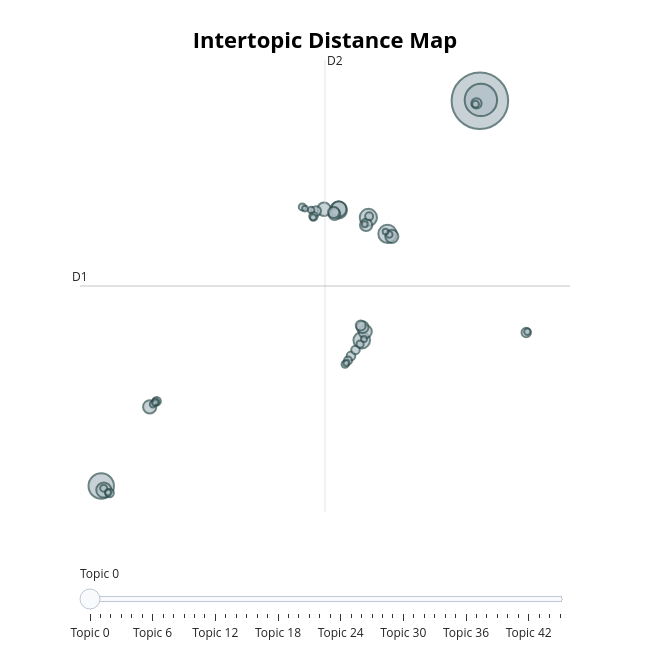

The code cell stored with this chart in its notebook:
### Code cell
# Visualisasi interaktif peta topik BERTopic Skenario B.

try:
    fig_topik_B = topic_model_B.visualize_topics()
    path_html_topik_B = RESULTS_DIR / "peta_topik_skenario_B.html"
    fig_topik_B.write_html(str(path_html_topik_B))
    print(f"Peta topik interaktif disimpan di: {path_html_topik_B}")
    fig_topik_B.show()
except Exception as e:
    print(f"Visualisasi interaktif tidak dapat dibuat: {e}")

### Figure 1 — Plotly figure (JSON) as saved in the notebook; plotly's stock layout.template omitted (floating-point values rounded to 4 significant figures; data arrays with more than 128 entries replaced by an {"elided": "..."} marker saying what was removed)
{"data": [{"customdata": {"elided": "46x3 mixed values"}, "hovertemplate": "<b>Topic %{customdata[0]}</b><br>%{customdata[1]}<br>Size: %{customdata[2]}", "legendgroup": "", "marker": {"color": "#B0BEC5", "line": {"color": "DarkSlateGrey", "width": 2}, "size": [980, 322, 198, 103, 91, 86, 84, 72, 70, 55, 54, 54, 53, 46, 43, 41, 39, 32, 30, 30, 27, 23, 22, 22, 22, 21, 20, 20, 18, 16, 15, 15, 15, 14, 13, 13, 12, 12, 12, 11, 11, 11, 11, 11, 10, 10], "sizemode": "area", "sizeref": 0.6125, "symbol": "circle"}, "mode": "markers", "name": "", "orientation": "v", "showlegend": false, "type": "scatter", "x": [14.42, 14.49, -8.608, 8.803, 7.641, 5.828, 7.237, 5.842, -8.45, 4.947, 7.447, -5.658, 9.067, 7.504, 7.289, 5.584, 5.534, 14.21, 4.456, 7.177, 17.24, 6.584, 4.305, 6.858, -8.099, -5.232, 6.403, 7.687, -5.304, 7.139, 3.621, -8.46, 6.224, 14.16, 4.164, 8.917, -5.463, 4.282, 17.31, -8.191, 7.375, 6.306, 7.422, -5.326, 8.683, 3.784], "xaxis": "x", "y": [20.3, 20.36, -9.19, 10.11, 11.37, 11.94, 1.963, 12.01, -9.499, 11.99, 2.63, -3.128, 9.923, 10.79, 2.964, 11.62, 11.76, 20.09, 11.85, 3.097, 2.561, 0.7689, 11.46, 1.228, -9.722, -2.701, 0.413, 11.45, -2.774, 1.672, 12.17, -9.357, 0.1303, 20.04, 11.94, 10.06, -2.932, 11.38, 2.618, -9.681, 2.068, 0.235, 10.85, -2.795, 10.29, 12.05], "yaxis": "y"}], "layout": {"annotations": [{"showarrow": false, "text": "D1", "x": -9.899, "y": 6.12, "yshift": 10}, {"showarrow": false, "text": "D2", "x": 5.003, "xshift": 10, "y": 23.42}], "height": 650, "hoverlabel": {"bgcolor": "white", "font": {"family": "Rockwell", "size": 16}}, "legend": {"itemsizing": "constant", "tracegroupgap": 0}, "margin": {"t": 60}, "shapes": [{"line": {"color": "#CFD8DC", "width": 2}, "type": "line", "x0": 5.003, "x1": 5.003, "y0": -11.18, "y1": 23.42}, {"line": {"color": "#9E9E9E", "width": 2}, "type": "line", "x0": -9.899, "x1": 19.91, "y0": 6.12, "y1": 6.12}], "sliders": [{"active": 0, "pad": {"t": 50}, "steps": [{"args": [{"marker.color": [["red", "#B0BEC5", "#B0BEC5", "#B0BEC5", "#B0BEC5", "#B0BEC5", "#B0BEC5", "#B0BEC5", "#B0BEC5", "#B0BEC5", "#B0BEC5", "#B0BEC5", "#B0BEC5", "#B0BEC5", "#B0BEC5", "#B0BEC5", "#B0BEC5", "#B0BEC5", "#B0BEC5", "#B0BEC5", "#B0BEC5", "#B0BEC5", "#B0BEC5", "#B0BEC5", "#B0BEC5", "#B0BEC5", "#B0BEC5", "#B0BEC5", "#B0BEC5", "#B0BEC5", "#B0BEC5", "#B0BEC5", "#B0BEC5", "#B0BEC5", "#B0BEC5", "#B0BEC5", "#B0BEC5", "#B0BEC5", "#B0BEC5", "#B0BEC5", "#B0BEC5", "#B0BEC5", "#B0BEC5", "#B0BEC5", "#B0BEC5", "#B0BEC5"]]}], "label": "Topic 0", "method": "update"}, {"args": [{"marker.color": [["#B0BEC5", "red", "#B0BEC5", "#B0BEC5", "#B0BEC5", "#B0BEC5", "#B0BEC5", "#B0BEC5", "#B0BEC5", "#B0BEC5", "#B0BEC5", "#B0BEC5", "#B0BEC5", "#B0BEC5", "#B0BEC5", "#B0BEC5", "#B0BEC5", "#B0BEC5", "#B0BEC5", "#B0BEC5", "#B0BEC5", "#B0BEC5", "#B0BEC5", "#B0BEC5", "#B0BEC5", "#B0BEC5", "#B0BEC5", "#B0BEC5", "#B0BEC5", "#B0BEC5", "#B0BEC5", "#B0BEC5", "#B0BEC5", "#B0BEC5", "#B0BEC5", "#B0BEC5", "#B0BEC5", "#B0BEC5", "#B0BEC5", "#B0BEC5", "#B0BEC5", "#B0BEC5", "#B0BEC5", "#B0BEC5", "#B0BEC5", "#B0BEC5"]]}], "label": "Topic 1", "method": "update"}, {"args": [{"marker.color": [["#B0BEC5", "#B0BEC5", "red", "#B0BEC5", "#B0BEC5", "#B0BEC5", "#B0BEC5", "#B0BEC5", "#B0BEC5", "#B0BEC5", "#B0BEC5", "#B0BEC5", "#B0BEC5", "#B0BEC5", "#B0BEC5", "#B0BEC5", "#B0BEC5", "#B0BEC5", "#B0BEC5", "#B0BEC5", "#B0BEC5", "#B0BEC5", "#B0BEC5", "#B0BEC5", "#B0BEC5", "#B0BEC5", "#B0BEC5", "#B0BEC5", "#B0BEC5", "#B0BEC5", "#B0BEC5", "#B0BEC5", "#B0BEC5", "#B0BEC5", "#B0BEC5", "#B0BEC5", "#B0BEC5", "#B0BEC5", "#B0BEC5", "#B0BEC5", "#B0BEC5", "#B0BEC5", "#B0BEC5", "#B0BEC5", "#B0BEC5", "#B0BEC5"]]}], "label": "Topic 2", "method": "update"}, {"args": [{"marker.color": [["#B0BEC5", "#B0BEC5", "#B0BEC5", "red", "#B0BEC5", "#B0BEC5", "#B0BEC5", "#B0BEC5", "#B0BEC5", "#B0BEC5", "#B0BEC5", "#B0BEC5", "#B0BEC5", "#B0BEC5", "#B0BEC5", "#B0BEC5", "#B0BEC5", "#B0BEC5", "#B0BEC5", "#B0BEC5", "#B0BEC5", "#B0BEC5", "#B0BEC5", "#B0BEC5", "#B0BEC5", "#B0BEC5", "#B0BEC5", "#B0BEC5", "#B0BEC5", "#B0BEC5", "#B0BEC5", "#B0BEC5", "#B0BEC5", "#B0BEC5", "#B0BEC5", "#B0BEC5", "#B0BEC5", "#B0BEC5", "#B0BEC5", "#B0BEC5", "#B0BEC5", "#B0BEC5", "#B0BEC5", "#B0BEC5", "#B0BEC5", "#B0BEC5"]]}], "label": "Topic 3", "method": "update"}, {"args": [{"marker.color": [["#B0BEC5", "#B0BEC5", "#B0BEC5", "#B0BEC5", "red", "#B0BEC5", "#B0BEC5", "#B0BEC5", "#B0BEC5", "#B0BEC5", "#B0BEC5", "#B0BEC5", "#B0BEC5", "#B0BEC5", "#B0BEC5", "#B0BEC5", "#B0BEC5", "#B0BEC5", "#B0BEC5", "#B0BEC5", "#B0BEC5", "#B0BEC5", "#B0BEC5", "#B0BEC5", "#B0BEC5", "#B0BEC5", "#B0BEC5", "#B0BEC5", "#B0BEC5", "#B0BEC5", "#B0BEC5", "#B0BEC5", "#B0BEC5", "#B0BEC5", "#B0BEC5", "#B0BEC5", "#B0BEC5", "#B0BEC5", "#B0BEC5", "#B0BEC5", "#B0BEC5", "#B0BEC5", "#B0BEC5", "#B0BEC5", "#B0BEC5", "#B0BEC5"]]}], "label": "Topic 4", "method": "update"}, {"args": [{"marker.color": [["#B0BEC5", "#B0BEC5", "#B0BEC5", "#B0BEC5", "#B0BEC5", "red", "#B0BEC5", "#B0BEC5", "#B0BEC5", "#B0BEC5", "#B0BEC5", "#B0BEC5", "#B0BEC5", "#B0BEC5", "#B0BEC5", "#B0BEC5", "#B0BEC5", "#B0BEC5", "#B0BEC5", "#B0BEC5", "#B0BEC5", "#B0BEC5", "#B0BEC5", "#B0BEC5", "#B0BEC5", "#B0BEC5", "#B0BEC5", "#B0BEC5", "#B0BEC5", "#B0BEC5", "#B0BEC5", "#B0BEC5", "#B0BEC5", "#B0BEC5", "#B0BEC5", "#B0BEC5", "#B0BEC5", "#B0BEC5", "#B0BEC5", "#B0BEC5", "#B0BEC5", "#B0BEC5", "#B0BEC5", "#B0BEC5", "#B0BEC5", "#B0BEC5"]]}], "label": "Topic 5", "method": "update"}, {"args": [{"marker.color": [["#B0BEC5", "#B0BEC5", "#B0BEC5", "#B0BEC5", "#B0BEC5", "#B0BEC5", "red", "#B0BEC5", "#B0BEC5", "#B0BEC5", "#B0BEC5", "#B0BEC5", "#B0BEC5", "#B0BEC5", "#B0BEC5", "#B0BEC5", "#B0BEC5", "#B0BEC5", "#B0BEC5", "#B0BEC5", "#B0BEC5", "#B0BEC5", "#B0BEC5", "#B0BEC5", "#B0BEC5", "#B0BEC5", "#B0BEC5", "#B0BEC5", "#B0BEC5", "#B0BEC5", "#B0BEC5", "#B0BEC5", "#B0BEC5", "#B0BEC5", "#B0BEC5", "#B0BEC5", "#B0BEC5", "#B0BEC5", "#B0BEC5", "#B0BEC5", "#B0BEC5", "#B0BEC5", "#B0BEC5", "#B0BEC5", "#B0BEC5", "#B0BEC5"]]}], "label": "Topic 6", "method": "update"}, {"args": [{"marker.color": [["#B0BEC5", "#B0BEC5", "#B0BEC5", "#B0BEC5", "#B0BEC5", "#B0BEC5", "#B0BEC5", "red", "#B0BEC5", "#B0BEC5", "#B0BEC5", "#B0BEC5", "#B0BEC5", "#B0BEC5", "#B0BEC5", "#B0BEC5", "#B0BEC5", "#B0BEC5", "#B0BEC5", "#B0BEC5", "#B0BEC5", "#B0BEC5", "#B0BEC5", "#B0BEC5", "#B0BEC5", "#B0BEC5", "#B0BEC5", "#B0BEC5", "#B0BEC5", "#B0BEC5", "#B0BEC5", "#B0BEC5", "#B0BEC5", "#B0BEC5", "#B0BEC5", "#B0BEC5", "#B0BEC5", "#B0BEC5", "#B0BEC5", "#B0BEC5", "#B0BEC5", "#B0BEC5", "#B0BEC5", "#B0BEC5", "#B0BEC5", "#B0BEC5"]]}], "label": "Topic 7", "method": "update"}, {"args": [{"marker.color": [["#B0BEC5", "#B0BEC5", "#B0BEC5", "#B0BEC5", "#B0BEC5", "#B0BEC5", "#B0BEC5", "#B0BEC5", "red", "#B0BEC5", "#B0BEC5", "#B0BEC5", "#B0BEC5", "#B0BEC5", "#B0BEC5", "#B0BEC5", "#B0BEC5", "#B0BEC5", "#B0BEC5", "#B0BEC5", "#B0BEC5", "#B0BEC5", "#B0BEC5", "#B0BEC5", "#B0BEC5", "#B0BEC5", "#B0BEC5", "#B0BEC5", "#B0BEC5", "#B0BEC5", "#B0BEC5", "#B0BEC5", "#B0BEC5", "#B0BEC5", "#B0BEC5", "#B0BEC5", "#B0BEC5", "#B0BEC5", "#B0BEC5", "#B0BEC5", "#B0BEC5", "#B0BEC5", "#B0BEC5", "#B0BEC5", "#B0BEC5", "#B0BEC5"]]}], "label": "Topic 8", "method": "update"}, {"args": [{"marker.color": [["#B0BEC5", "#B0BEC5", "#B0BEC5", "#B0BEC5", "#B0BEC5", "#B0BEC5", "#B0BEC5", "#B0BEC5", "#B0BEC5", "red", "#B0BEC5", "#B0BEC5", "#B0BEC5", "#B0BEC5", "#B0BEC5", "#B0BEC5", "#B0BEC5", "#B0BEC5", "#B0BEC5", "#B0BEC5", "#B0BEC5", "#B0BEC5", "#B0BEC5", "#B0BEC5", "#B0BEC5", "#B0BEC5", "#B0BEC5", "#B0BEC5", "#B0BEC5", "#B0BEC5", "#B0BEC5", "#B0BEC5", "#B0BEC5", "#B0BEC5", "#B0BEC5", "#B0BEC5", "#B0BEC5", "#B0BEC5", "#B0BEC5", "#B0BEC5", "#B0BEC5", "#B0BEC5", "#B0BEC5", "#B0BEC5", "#B0BEC5", "#B0BEC5"]]}], "label": "Topic 9", "method": "update"}, {"args": [{"marker.color": [["#B0BEC5", "#B0BEC5", "#B0BEC5", "#B0BEC5", "#B0BEC5", "#B0BEC5", "#B0BEC5", "#B0BEC5", "#B0BEC5", "#B0BEC5", "red", "#B0BEC5", "#B0BEC5", "#B0BEC5", "#B0BEC5", "#B0BEC5", "#B0BEC5", "#B0BEC5", "#B0BEC5", "#B0BEC5", "#B0BEC5", "#B0BEC5", "#B0BEC5", "#B0BEC5", "#B0BEC5", "#B0BEC5", "#B0BEC5", "#B0BEC5", "#B0BEC5", "#B0BEC5", "#B0BEC5", "#B0BEC5", "#B0BEC5", "#B0BEC5", "#B0BEC5", "#B0BEC5", "#B0BEC5", "#B0BEC5", "#B0BEC5", "#B0BEC5", "#B0BEC5", "#B0BEC5", "#B0BEC5", "#B0BEC5", "#B0BEC5", "#B0BEC5"]]}], "label": "Topic 10", "method": "update"}, {"args": [{"marker.color": [["#B0BEC5", "#B0BEC5", "#B0BEC5", "#B0BEC5", "#B0BEC5", "#B0BEC5", "#B0BEC5", "#B0BEC5", "#B0BEC5", "#B0BEC5", "#B0BEC5", "red", "#B0BEC5", "#B0BEC5", "#B0BEC5", "#B0BEC5", "#B0BEC5", "#B0BEC5", "#B0BEC5", "#B0BEC5", "#B0BEC5", "#B0BEC5", "#B0BEC5", "#B0BEC5", "#B0BEC5", "#B0BEC5", "#B0BEC5", "#B0BEC5", "#B0BEC5", "#B0BEC5", "#B0BEC5", "#B0BEC5", "#B0BEC5", "#B0BEC5", "#B0BEC5", "#B0BEC5", "#B0BEC5", "#B0BEC5", "#B0BEC5", "#B0BEC5", "#B0BEC5", "#B0BEC5", "#B0BEC5", "#B0BEC5", "#B0BEC5", "#B0BEC5"]]}], "label": "Topic 11", "method": "update"}, {"args": [{"marker.color": [["#B0BEC5", "#B0BEC5", "#B0BEC5", "#B0BEC5", "#B0BEC5", "#B0BEC5", "#B0BEC5", "#B0BEC5", "#B0BEC5", "#B0BEC5", "#B0BEC5", "#B0BEC5", "red", "#B0BEC5", "#B0BEC5", "#B0BEC5", "#B0BEC5", "#B0BEC5", "#B0BEC5", "#B0BEC5", "#B0BEC5", "#B0BEC5", "#B0BEC5", "#B0BEC5", "#B0BEC5", "#B0BEC5", "#B0BEC5", "#B0BEC5", "#B0BEC5", "#B0BEC5", "#B0BEC5", "#B0BEC5", "#B0BEC5", "#B0BEC5", "#B0BEC5", "#B0BEC5", "#B0BEC5", "#B0BEC5", "#B0BEC5", "#B0BEC5", "#B0BEC5", "#B0BEC5", "#B0BEC5", "#B0BEC5", "#B0BEC5", "#B0BEC5"]]}], "label": "Topic 12", "method": "update"}, {"args": [{"marker.color": [["#B0BEC5", "#B0BEC5", "#B0BEC5", "#B0BEC5", "#B0BEC5", "#B0BEC5", "#B0BEC5", "#B0BEC5", "#B0BEC5", "#B0BEC5", "#B0BEC5", "#B0BEC5", "#B0BEC5", "red", "#B0BEC5", "#B0BEC5", "#B0BEC5", "#B0BEC5", "#B0BEC5", "#B0BEC5", "#B0BEC5", "#B0BEC5", "#B0BEC5", "#B0BEC5", "#B0BEC5", "#B0BEC5", "#B0BEC5", "#B0BEC5", "#B0BEC5", "#B0BEC5", "#B0BEC5", "#B0BEC5", "#B0BEC5", "#B0BEC5", "#B0BEC5", "#B0BEC5", "#B0BEC5", "#B0BEC5", "#B0BEC5", "#B0BEC5", "#B0BEC5", "#B0BEC5", "#B0BEC5", "#B0BEC5", "#B0BEC5", "#B0BEC5"]]}], "label": "Topic 13", "method": "update"}, {"args": [{"marker.color": [["#B0BEC5", "#B0BEC5", "#B0BEC5", "#B0BEC5", "#B0BEC5", "#B0BEC5", "#B0BEC5", "#B0BEC5", "#B0BEC5", "#B0BEC5", "#B0BEC5", "#B0BEC5", "#B0BEC5", "#B0BEC5", "red", "#B0BEC5", "#B0BEC5", "#B0BEC5", "#B0BEC5", "#B0BEC5", "#B0BEC5", "#B0BEC5", "#B0BEC5", "#B0BEC5", "#B0BEC5", "#B0BEC5", "#B0BEC5", "#B0BEC5", "#B0BEC5", "#B0BEC5", "#B0BEC5", "#B0BEC5", "#B0BEC5", "#B0BEC5", "#B0BEC5", "#B0BEC5", "#B0BEC5", "#B0BEC5", "#B0BEC5", "#B0BEC5", "#B0BEC5", "#B0BEC5", "#B0BEC5", "#B0BEC5", "#B0BEC5", "#B0BEC5"]]}], "label": "Topic 14", "method": "update"}, {"args": [{"marker.color": [["#B0BEC5", "#B0BEC5", "#B0BEC5", "#B0BEC5", "#B0BEC5", "#B0BEC5", "#B0BEC5", "#B0BEC5", "#B0BEC5", "#B0BEC5", "#B0BEC5", "#B0BEC5", "#B0BEC5", "#B0BEC5", "#B0BEC5", "red", "#B0BEC5", "#B0BEC5", "#B0BEC5", "#B0BEC5", "#B0BEC5", "#B0BEC5", "#B0BEC5", "#B0BEC5", "#B0BEC5", "#B0BEC5", "#B0BEC5", "#B0BEC5", "#B0BEC5", "#B0BEC5", "#B0BEC5", "#B0BEC5", "#B0BEC5", "#B0BEC5", "#B0BEC5", "#B0BEC5", "#B0BEC5", "#B0BEC5", "#B0BEC5", "#B0BEC5", "#B0BEC5", "#B0BEC5", "#B0BEC5", "#B0BEC5", "#B0BEC5", "#B0BEC5"]]}], "label": "Topic 15", "method": "update"}, {"args": [{"marker.color": [["#B0BEC5", "#B0BEC5", "#B0BEC5", "#B0BEC5", "#B0BEC5", "#B0BEC5", "#B0BEC5", "#B0BEC5", "#B0BEC5", "#B0BEC5", "#B0BEC5", "#B0BEC5", "#B0BEC5", "#B0BEC5", "#B0BEC5", "#B0BEC5", "red", "#B0BEC5", "#B0BEC5", "#B0BEC5", "#B0BEC5", "#B0BEC5", "#B0BEC5", "#B0BEC5", "#B0BEC5", "#B0BEC5", "#B0BEC5", "#B0BEC5", "#B0BEC5", "#B0BEC5", "#B0BEC5", "#B0BEC5", "#B0BEC5", "#B0BEC5", "#B0BEC5", "#B0BEC5", "#B0BEC5", "#B0BEC5", "#B0BEC5", "#B0BEC5", "#B0BEC5", "#B0BEC5", "#B0BEC5", "#B0BEC5", "#B0BEC5", "#B0BEC5"]]}], "label": "Topic 16", "method": "update"}, {"args": [{"marker.color": [["#B0BEC5", "#B0BEC5", "#B0BEC5", "#B0BEC5", "#B0BEC5", "#B0BEC5", "#B0BEC5", "#B0BEC5", "#B0BEC5", "#B0BEC5", "#B0BEC5", "#B0BEC5", "#B0BEC5", "#B0BEC5", "#B0BEC5", "#B0BEC5", "#B0BEC5", "red", "#B0BEC5", "#B0BEC5", "#B0BEC5", "#B0BEC5", "#B0BEC5", "#B0BEC5", "#B0BEC5", "#B0BEC5", "#B0BEC5", "#B0BEC5", "#B0BEC5", "#B0BEC5", "#B0BEC5", "#B0BEC5", "#B0BEC5", "#B0BEC5", "#B0BEC5", "#B0BEC5", "#B0BEC5", "#B0BEC5", "#B0BEC5", "#B0BEC5", "#B0BEC5", "#B0BEC5", "#B0BEC5", "#B0BEC5", "#B0BEC5", "#B0BEC5"]]}], "label": "Topic 17", "method": "update"}, {"args": [{"marker.color": [["#B0BEC5", "#B0BEC5", "#B0BEC5", "#B0BEC5", "#B0BEC5", "#B0BEC5", "#B0BEC5", "#B0BEC5", "#B0BEC5", "#B0BEC5", "#B0BEC5", "#B0BEC5", "#B0BEC5", "#B0BEC5", "#B0BEC5", "#B0BEC5", "#B0BEC5", "#B0BEC5", "red", "#B0BEC5", "#B0BEC5", "#B0BEC5", "#B0BEC5", "#B0BEC5", "#B0BEC5", "#B0BEC5", "#B0BEC5", "#B0BEC5", "#B0BEC5", "#B0BEC5", "#B0BEC5", "#B0BEC5", "#B0BEC5", "#B0BEC5", "#B0BEC5", "#B0BEC5", "#B0BEC5", "#B0BEC5", "#B0BEC5", "#B0BEC5", "#B0BEC5", "#B0BEC5", "#B0BEC5", "#B0BEC5", "#B0BEC5", "#B0BEC5"]]}], "label": "Topic 18", "method": "update"}, {"args": [{"marker.color": [["#B0BEC5", "#B0BEC5", "#B0BEC5", "#B0BEC5", "#B0BEC5", "#B0BEC5", "#B0BEC5", "#B0BEC5", "#B0BEC5", "#B0BEC5", "#B0BEC5", "#B0BEC5", "#B0BEC5", "#B0BEC5", "#B0BEC5", "#B0BEC5", "#B0BEC5", "#B0BEC5", "#B0BEC5", "red", "#B0BEC5", "#B0BEC5", "#B0BEC5", "#B0BEC5", "#B0BEC5", "#B0BEC5", "#B0BEC5", "#B0BEC5", "#B0BEC5", "#B0BEC5", "#B0BEC5", "#B0BEC5", "#B0BEC5", "#B0BEC5", "#B0BEC5", "#B0BEC5", "#B0BEC5", "#B0BEC5", "#B0BEC5", "#B0BEC5", "#B0BEC5", "#B0BEC5", "#B0BEC5", "#B0BEC5", "#B0BEC5", "#B0BEC5"]]}], "label": "Topic 19", "method": "update"}, {"args": [{"marker.color": [["#B0BEC5", "#B0BEC5", "#B0BEC5", "#B0BEC5", "#B0BEC5", "#B0BEC5", "#B0BEC5", "#B0BEC5", "#B0BEC5", "#B0BEC5", "#B0BEC5", "#B0BEC5", "#B0BEC5", "#B0BEC5", "#B0BEC5", "#B0BEC5", "#B0BEC5", "#B0BEC5", "#B0BEC5", "#B0BEC5", "red", "#B0BEC5", "#B0BEC5", "#B0BEC5", "#B0BEC5", "#B0BEC5", "#B0BEC5", "#B0BEC5", "#B0BEC5", "#B0BEC5", "#B0BEC5", "#B0BEC5", "#B0BEC5", "#B0BEC5", "#B0BEC5", "#B0BEC5", "#B0BEC5", "#B0BEC5", "#B0BEC5", "#B0BEC5", "#B0BEC5", "#B0BEC5", "#B0BEC5", "#B0BEC5", "#B0BEC5", "#B0BEC5"]]}], "label": "Topic 20", "method": "update"}, {"args": [{"marker.color": [["#B0BEC5", "#B0BEC5", "#B0BEC5", "#B0BEC5", "#B0BEC5", "#B0BEC5", "#B0BEC5", "#B0BEC5", "#B0BEC5", "#B0BEC5", "#B0BEC5", "#B0BEC5", "#B0BEC5", "#B0BEC5", "#B0BEC5", "#B0BEC5", "#B0BEC5", "#B0BEC5", "#B0BEC5", "#B0BEC5", "#B0BEC5", "red", "#B0BEC5", "#B0BEC5", "#B0BEC5", "#B0BEC5", "#B0BEC5", "#B0BEC5", "#B0BEC5", "#B0BEC5", "#B0BEC5", "#B0BEC5", "#B0BEC5", "#B0BEC5", "#B0BEC5", "#B0BEC5", "#B0BEC5", "#B0BEC5", "#B0BEC5", "#B0BEC5", "#B0BEC5", "#B0BEC5", "#B0BEC5", "#B0BEC5", "#B0BEC5", "#B0BEC5"]]}], "label": "Topic 21", "method": "update"}, {"args": [{"marker.color": [["#B0BEC5", "#B0BEC5", "#B0BEC5", "#B0BEC5", "#B0BEC5", "#B0BEC5", "#B0BEC5", "#B0BEC5", "#B0BEC5", "#B0BEC5", "#B0BEC5", "#B0BEC5", "#B0BEC5", "#B0BEC5", "#B0BEC5", "#B0BEC5", "#B0BEC5", "#B0BEC5", "#B0BEC5", "#B0BEC5", "#B0BEC5", "#B0BEC5", "red", "#B0BEC5", "#B0BEC5", "#B0BEC5", "#B0BEC5", "#B0BEC5", "#B0BEC5", "#B0BEC5", "#B0BEC5", "#B0BEC5", "#B0BEC5", "#B0BEC5", "#B0BEC5", "#B0BEC5", "#B0BEC5", "#B0BEC5", "#B0BEC5", "#B0BEC5", "#B0BEC5", "#B0BEC5", "#B0BEC5", "#B0BEC5", "#B0BEC5", "#B0BEC5"]]}], "label": "Topic 22", "method": "update"}, {"args": [{"marker.color": [["#B0BEC5", "#B0BEC5", "#B0BEC5", "#B0BEC5", "#B0BEC5", "#B0BEC5", "#B0BEC5", "#B0BEC5", "#B0BEC5", "#B0BEC5", "#B0BEC5", "#B0BEC5", "#B0BEC5", "#B0BEC5", "#B0BEC5", "#B0BEC5", "#B0BEC5", "#B0BEC5", "#B0BEC5", "#B0BEC5", "#B0BEC5", "#B0BEC5", "#B0BEC5", "red", "#B0BEC5", "#B0BEC5", "#B0BEC5", "#B0BEC5", "#B0BEC5", "#B0BEC5", "#B0BEC5", "#B0BEC5", "#B0BEC5", "#B0BEC5", "#B0BEC5", "#B0BEC5", "#B0BEC5", "#B0BEC5", "#B0BEC5", "#B0BEC5", "#B0BEC5", "#B0BEC5", "#B0BEC5", "#B0BEC5", "#B0BEC5", "#B0BEC5"]]}], "label": "Topic 23", "method": "update"}, {"args": [{"marker.color": [["#B0BEC5", "#B0BEC5", "#B0BEC5", "#B0BEC5", "#B0BEC5", "#B0BEC5", "#B0BEC5", "#B0BEC5", "#B0BEC5", "#B0BEC5", "#B0BEC5", "#B0BEC5", "#B0BEC5", "#B0BEC5", "#B0BEC5", "#B0BEC5", "#B0BEC5", "#B0BEC5", "#B0BEC5", "#B0BEC5", "#B0BEC5", "#B0BEC5", "#B0BEC5", "#B0BEC5", "red", "#B0BEC5", "#B0BEC5", "#B0BEC5", "#B0BEC5", "#B0BEC5", "#B0BEC5", "#B0BEC5", "#B0BEC5", "#B0BEC5", "#B0BEC5", "#B0BEC5", "#B0BEC5", "#B0BEC5", "#B0BEC5", "#B0BEC5", "#B0BEC5", "#B0BEC5", "#B0BEC5", "#B0BEC5", "#B0BEC5", "#B0BEC5"]]}], "label": "Topic 24", "method": "update"}, {"args": [{"marker.color": [["#B0BEC5", "#B0BEC5", "#B0BEC5", "#B0BEC5", "#B0BEC5", "#B0BEC5", "#B0BEC5", "#B0BEC5", "#B0BEC5", "#B0BEC5", "#B0BEC5", "#B0BEC5", "#B0BEC5", "#B0BEC5", "#B0BEC5", "#B0BEC5", "#B0BEC5", "#B0BEC5", "#B0BEC5", "#B0BEC5", "#B0BEC5", "#B0BEC5", "#B0BEC5", "#B0BEC5", "#B0BEC5", "red", "#B0BEC5", "#B0BEC5", "#B0BEC5", "#B0BEC5", "#B0BEC5", "#B0BEC5", "#B0BEC5", "#B0BEC5", "#B0BEC5", "#B0BEC5", "#B0BEC5", "#B0BEC5", "#B0BEC5", "#B0BEC5", "#B0BEC5", "#B0BEC5", "#B0BEC5", "#B0BEC5", "#B0BEC5", "#B0BEC5"]]}], "label": "Topic 25", "method": "update"}, {"args": [{"marker.color": [["#B0BEC5", "#B0BEC5", "#B0BEC5", "#B0BEC5", "#B0BEC5", "#B0BEC5", "#B0BEC5", "#B0BEC5", "#B0BEC5", "#B0BEC5", "#B0BEC5", "#B0BEC5", "#B0BEC5", "#B0BEC5", "#B0BEC5", "#B0BEC5", "#B0BEC5", "#B0BEC5", "#B0BEC5", "#B0BEC5", "#B0BEC5", "#B0BEC5", "#B0BEC5", "#B0BEC5", "#B0BEC5", "#B0BEC5", "red", "#B0BEC5", "#B0BEC5", "#B0BEC5", "#B0BEC5", "#B0BEC5", "#B0BEC5", "#B0BEC5", "#B0BEC5", "#B0BEC5", "#B0BEC5", "#B0BEC5", "#B0BEC5", "#B0BEC5", "#B0BEC5", "#B0BEC5", "#B0BEC5", "#B0BEC5", "#B0BEC5", "#B0BEC5"]]}], "label": "Topic 26", "method": "update"}, {"args": [{"marker.color": [["#B0BEC5", "#B0BEC5", "#B0BEC5", "#B0BEC5", "#B0BEC5", "#B0BEC5", "#B0BEC5", "#B0BEC5", "#B0BEC5", "#B0BEC5", "#B0BEC5", "#B0BEC5", "#B0BEC5", "#B0BEC5", "#B0BEC5", "#B0BEC5", "#B0BEC5", "#B0BEC5", "#B0BEC5", "#B0BEC5", "#B0BEC5", "#B0BEC5", "#B0BEC5", "#B0BEC5", "#B0BEC5", "#B0BEC5", "#B0BEC5", "red", "#B0BEC5", "#B0BEC5", "#B0BEC5", "#B0BEC5", "#B0BEC5", "#B0BEC5", "#B0BEC5", "#B0BEC5", "#B0BEC5", "#B0BEC5", "#B0BEC5", "#B0BEC5", "#B0BEC5", "#B0BEC5", "#B0BEC5", "#B0BEC5", "#B0BEC5", "#B0BEC5"]]}], "label": "Topic 27", "method": "update"}, {"args": [{"marker.color": [["#B0BEC5", "#B0BEC5", "#B0BEC5", "#B0BEC5", "#B0BEC5", "#B0BEC5", "#B0BEC5", "#B0BEC5", "#B0BEC5", "#B0BEC5", "#B0BEC5", "#B0BEC5", "#B0BEC5", "#B0BEC5", "#B0BEC5", "#B0BEC5", "#B0BEC5", "#B0BEC5", "#B0BEC5", "#B0BEC5", "#B0BEC5", "#B0BEC5", "#B0BEC5", "#B0BEC5", "#B0BEC5", "#B0BEC5", "#B0BEC5", "#B0BEC5", "red", "#B0BEC5", "#B0BEC5", "#B0BEC5", "#B0BEC5", "#B0BEC5", "#B0BEC5", "#B0BEC5", "#B0BEC5", "#B0BEC5", "#B0BEC5", "#B0BEC5", "#B0BEC5", "#B0BEC5", "#B0BEC5", "#B0BEC5", "#B0BEC5", "#B0BEC5"]]}], "label": "Topic 28", "method": "update"}, {"args": [{"marker.color": [["#B0BEC5", "#B0BEC5", "#B0BEC5", "#B0BEC5", "#B0BEC5", "#B0BEC5", "#B0BEC5", "#B0BEC5", "#B0BEC5", "#B0BEC5", "#B0BEC5", "#B0BEC5", "#B0BEC5", "#B0BEC5", "#B0BEC5", "#B0BEC5", "#B0BEC5", "#B0BEC5", "#B0BEC5", "#B0BEC5", "#B0BEC5", "#B0BEC5", "#B0BEC5", "#B0BEC5", "#B0BEC5", "#B0BEC5", "#B0BEC5", "#B0BEC5", "#B0BEC5", "red", "#B0BEC5", "#B0BEC5", "#B0BEC5", "#B0BEC5", "#B0BEC5", "#B0BEC5", "#B0BEC5", "#B0BEC5", "#B0BEC5", "#B0BEC5", "#B0BEC5", "#B0BEC5", "#B0BEC5", "#B0BEC5", "#B0BEC5", "#B0BEC5"]]}], "label": "Topic 29", "method": "update"}, {"args": [{"marker.color": [["#B0BEC5", "#B0BEC5", "#B0BEC5", "#B0BEC5", "#B0BEC5", "#B0BEC5", "#B0BEC5", "#B0BEC5", "#B0BEC5", "#B0BEC5", "#B0BEC5", "#B0BEC5", "#B0BEC5", "#B0BEC5", "#B0BEC5", "#B0BEC5", "#B0BEC5", "#B0BEC5", "#B0BEC5", "#B0BEC5", "#B0BEC5", "#B0BEC5", "#B0BEC5", "#B0BEC5", "#B0BEC5", "#B0BEC5", "#B0BEC5", "#B0BEC5", "#B0BEC5", "#B0BEC5", "red", "#B0BEC5", "#B0BEC5", "#B0BEC5", "#B0BEC5", "#B0BEC5", "#B0BEC5", "#B0BEC5", "#B0BEC5", "#B0BEC5", "#B0BEC5", "#B0BEC5", "#B0BEC5", "#B0BEC5", "#B0BEC5", "#B0BEC5"]]}], "label": "Topic 30", "method": "update"}, {"args": [{"marker.color": [["#B0BEC5", "#B0BEC5", "#B0BEC5", "#B0BEC5", "#B0BEC5", "#B0BEC5", "#B0BEC5", "#B0BEC5", "#B0BEC5", "#B0BEC5", "#B0BEC5", "#B0BEC5", "#B0BEC5", "#B0BEC5", "#B0BEC5", "#B0BEC5", "#B0BEC5", "#B0BEC5", "#B0BEC5", "#B0BEC5", "#B0BEC5", "#B0BEC5", "#B0BEC5", "#B0BEC5", "#B0BEC5", "#B0BEC5", "#B0BEC5", "#B0BEC5", "#B0BEC5", "#B0BEC5", "#B0BEC5", "red", "#B0BEC5", "#B0BEC5", "#B0BEC5", "#B0BEC5", "#B0BEC5", "#B0BEC5", "#B0BEC5", "#B0BEC5", "#B0BEC5", "#B0BEC5", "#B0BEC5", "#B0BEC5", "#B0BEC5", "#B0BEC5"]]}], "label": "Topic 31", "method": "update"}, {"args": [{"marker.color": [["#B0BEC5", "#B0BEC5", "#B0BEC5", "#B0BEC5", "#B0BEC5", "#B0BEC5", "#B0BEC5", "#B0BEC5", "#B0BEC5", "#B0BEC5", "#B0BEC5", "#B0BEC5", "#B0BEC5", "#B0BEC5", "#B0BEC5", "#B0BEC5", "#B0BEC5", "#B0BEC5", "#B0BEC5", "#B0BEC5", "#B0BEC5", "#B0BEC5", "#B0BEC5", "#B0BEC5", "#B0BEC5", "#B0BEC5", "#B0BEC5", "#B0BEC5", "#B0BEC5", "#B0BEC5", "#B0BEC5", "#B0BEC5", "red", "#B0BEC5", "#B0BEC5", "#B0BEC5", "#B0BEC5", "#B0BEC5", "#B0BEC5", "#B0BEC5", "#B0BEC5", "#B0BEC5", "#B0BEC5", "#B0BEC5", "#B0BEC5", "#B0BEC5"]]}], "label": "Topic 32", "method": "update"}, {"args": [{"marker.color": [["#B0BEC5", "#B0BEC5", "#B0BEC5", "#B0BEC5", "#B0BEC5", "#B0BEC5", "#B0BEC5", "#B0BEC5", "#B0BEC5", "#B0BEC5", "#B0BEC5", "#B0BEC5", "#B0BEC5", "#B0BEC5", "#B0BEC5", "#B0BEC5", "#B0BEC5", "#B0BEC5", "#B0BEC5", "#B0BEC5", "#B0BEC5", "#B0BEC5", "#B0BEC5", "#B0BEC5", "#B0BEC5", "#B0BEC5", "#B0BEC5", "#B0BEC5", "#B0BEC5", "#B0BEC5", "#B0BEC5", "#B0BEC5", "#B0BEC5", "red", "#B0BEC5", "#B0BEC5", "#B0BEC5", "#B0BEC5", "#B0BEC5", "#B0BEC5", "#B0BEC5", "#B0BEC5", "#B0BEC5", "#B0BEC5", "#B0BEC5", "#B0BEC5"]]}], "label": "Topic 33", "method": "update"}, {"args": [{"marker.color": [["#B0BEC5", "#B0BEC5", "#B0BEC5", "#B0BEC5", "#B0BEC5", "#B0BEC5", "#B0BEC5", "#B0BEC5", "#B0BEC5", "#B0BEC5", "#B0BEC5", "#B0BEC5", "#B0BEC5", "#B0BEC5", "#B0BEC5", "#B0BEC5", "#B0BEC5", "#B0BEC5", "#B0BEC5", "#B0BEC5", "#B0BEC5", "#B0BEC5", "#B0BEC5", "#B0BEC5", "#B0BEC5", "#B0BEC5", "#B0BEC5", "#B0BEC5", "#B0BEC5", "#B0BEC5", "#B0BEC5", "#B0BEC5", "#B0BEC5", "#B0BEC5", "red", "#B0BEC5", "#B0BEC5", "#B0BEC5", "#B0BEC5", "#B0BEC5", "#B0BEC5", "#B0BEC5", "#B0BEC5", "#B0BEC5", "#B0BEC5", "#B0BEC5"]]}], "label": "Topic 34", "method": "update"}, {"args": [{"marker.color": [["#B0BEC5", "#B0BEC5", "#B0BEC5", "#B0BEC5", "#B0BEC5", "#B0BEC5", "#B0BEC5", "#B0BEC5", "#B0BEC5", "#B0BEC5", "#B0BEC5", "#B0BEC5", "#B0BEC5", "#B0BEC5", "#B0BEC5", "#B0BEC5", "#B0BEC5", "#B0BEC5", "#B0BEC5", "#B0BEC5", "#B0BEC5", "#B0BEC5", "#B0BEC5", "#B0BEC5", "#B0BEC5", "#B0BEC5", "#B0BEC5", "#B0BEC5", "#B0BEC5", "#B0BEC5", "#B0BEC5", "#B0BEC5", "#B0BEC5", "#B0BEC5", "#B0BEC5", "red", "#B0BEC5", "#B0BEC5", "#B0BEC5", "#B0BEC5", "#B0BEC5", "#B0BEC5", "#B0BEC5", "#B0BEC5", "#B0BEC5", "#B0BEC5"]]}], "label": "Topic 35", "method": "update"}, {"args": [{"marker.color": [["#B0BEC5", "#B0BEC5", "#B0BEC5", "#B0BEC5", "#B0BEC5", "#B0BEC5", "#B0BEC5", "#B0BEC5", "#B0BEC5", "#B0BEC5", "#B0BEC5", "#B0BEC5", "#B0BEC5", "#B0BEC5", "#B0BEC5", "#B0BEC5", "#B0BEC5", "#B0BEC5", "#B0BEC5", "#B0BEC5", "#B0BEC5", "#B0BEC5", "#B0BEC5", "#B0BEC5", "#B0BEC5", "#B0BEC5", "#B0BEC5", "#B0BEC5", "#B0BEC5", "#B0BEC5", "#B0BEC5", "#B0BEC5", "#B0BEC5", "#B0BEC5", "#B0BEC5", "#B0BEC5", "red", "#B0BEC5", "#B0BEC5", "#B0BEC5", "#B0BEC5", "#B0BEC5", "#B0BEC5", "#B0BEC5", "#B0BEC5", "#B0BEC5"]]}], "label": "Topic 36", "method": "update"}, {"args": [{"marker.color": [["#B0BEC5", "#B0BEC5", "#B0BEC5", "#B0BEC5", "#B0BEC5", "#B0BEC5", "#B0BEC5", "#B0BEC5", "#B0BEC5", "#B0BEC5", "#B0BEC5", "#B0BEC5", "#B0BEC5", "#B0BEC5", "#B0BEC5", "#B0BEC5", "#B0BEC5", "#B0BEC5", "#B0BEC5", "#B0BEC5", "#B0BEC5", "#B0BEC5", "#B0BEC5", "#B0BEC5", "#B0BEC5", "#B0BEC5", "#B0BEC5", "#B0BEC5", "#B0BEC5", "#B0BEC5", "#B0BEC5", "#B0BEC5", "#B0BEC5", "#B0BEC5", "#B0BEC5", "#B0BEC5", "#B0BEC5", "red", "#B0BEC5", "#B0BEC5", "#B0BEC5", "#B0BEC5", "#B0BEC5", "#B0BEC5", "#B0BEC5", "#B0BEC5"]]}], "label": "Topic 37", "method": "update"}, {"args": [{"marker.color": [["#B0BEC5", "#B0BEC5", "#B0BEC5", "#B0BEC5", "#B0BEC5", "#B0BEC5", "#B0BEC5", "#B0BEC5", "#B0BEC5", "#B0BEC5", "#B0BEC5", "#B0BEC5", "#B0BEC5", "#B0BEC5", "#B0BEC5", "#B0BEC5", "#B0BEC5", "#B0BEC5", "#B0BEC5", "#B0BEC5", "#B0BEC5", "#B0BEC5", "#B0BEC5", "#B0BEC5", "#B0BEC5", "#B0BEC5", "#B0BEC5", "#B0BEC5", "#B0BEC5", "#B0BEC5", "#B0BEC5", "#B0BEC5", "#B0BEC5", "#B0BEC5", "#B0BEC5", "#B0BEC5", "#B0BEC5", "#B0BEC5", "red", "#B0BEC5", "#B0BEC5", "#B0BEC5", "#B0BEC5", "#B0BEC5", "#B0BEC5", "#B0BEC5"]]}], "label": "Topic 38", "method": "update"}, {"args": [{"marker.color": [["#B0BEC5", "#B0BEC5", "#B0BEC5", "#B0BEC5", "#B0BEC5", "#B0BEC5", "#B0BEC5", "#B0BEC5", "#B0BEC5", "#B0BEC5", "#B0BEC5", "#B0BEC5", "#B0BEC5", "#B0BEC5", "#B0BEC5", "#B0BEC5", "#B0BEC5", "#B0BEC5", "#B0BEC5", "#B0BEC5", "#B0BEC5", "#B0BEC5", "#B0BEC5", "#B0BEC5", "#B0BEC5", "#B0BEC5", "#B0BEC5", "#B0BEC5", "#B0BEC5", "#B0BEC5", "#B0BEC5", "#B0BEC5", "#B0BEC5", "#B0BEC5", "#B0BEC5", "#B0BEC5", "#B0BEC5", "#B0BEC5", "#B0BEC5", "red", "#B0BEC5", "#B0BEC5", "#B0BEC5", "#B0BEC5", "#B0BEC5", "#B0BEC5"]]}], "label": "Topic 39", "method": "update"}, {"args": [{"marker.color": [["#B0BEC5", "#B0BEC5", "#B0BEC5", "#B0BEC5", "#B0BEC5", "#B0BEC5", "#B0BEC5", "#B0BEC5", "#B0BEC5", "#B0BEC5", "#B0BEC5", "#B0BEC5", "#B0BEC5", "#B0BEC5", "#B0BEC5", "#B0BEC5", "#B0BEC5", "#B0BEC5", "#B0BEC5", "#B0BEC5", "#B0BEC5", "#B0BEC5", "#B0BEC5", "#B0BEC5", "#B0BEC5", "#B0BEC5", "#B0BEC5", "#B0BEC5", "#B0BEC5", "#B0BEC5", "#B0BEC5", "#B0BEC5", "#B0BEC5", "#B0BEC5", "#B0BEC5", "#B0BEC5", "#B0BEC5", "#B0BEC5", "#B0BEC5", "#B0BEC5", "red", "#B0BEC5", "#B0BEC5", "#B0BEC5", "#B0BEC5", "#B0BEC5"]]}], "label": "Topic 40", "method": "update"}, {"args": [{"marker.color": [["#B0BEC5", "#B0BEC5", "#B0BEC5", "#B0BEC5", "#B0BEC5", "#B0BEC5", "#B0BEC5", "#B0BEC5", "#B0BEC5", "#B0BEC5", "#B0BEC5", "#B0BEC5", "#B0BEC5", "#B0BEC5", "#B0BEC5", "#B0BEC5", "#B0BEC5", "#B0BEC5", "#B0BEC5", "#B0BEC5", "#B0BEC5", "#B0BEC5", "#B0BEC5", "#B0BEC5", "#B0BEC5", "#B0BEC5", "#B0BEC5", "#B0BEC5", "#B0BEC5", "#B0BEC5", "#B0BEC5", "#B0BEC5", "#B0BEC5", "#B0BEC5", "#B0BEC5", "#B0BEC5", "#B0BEC5", "#B0BEC5", "#B0BEC5", "#B0BEC5", "#B0BEC5", "red", "#B0BEC5", "#B0BEC5", "#B0BEC5", "#B0BEC5"]]}], "label": "Topic 41", "method": "update"}, {"args": [{"marker.color": [["#B0BEC5", "#B0BEC5", "#B0BEC5", "#B0BEC5", "#B0BEC5", "#B0BEC5", "#B0BEC5", "#B0BEC5", "#B0BEC5", "#B0BEC5", "#B0BEC5", "#B0BEC5", "#B0BEC5", "#B0BEC5", "#B0BEC5", "#B0BEC5", "#B0BEC5", "#B0BEC5", "#B0BEC5", "#B0BEC5", "#B0BEC5", "#B0BEC5", "#B0BEC5", "#B0BEC5", "#B0BEC5", "#B0BEC5", "#B0BEC5", "#B0BEC5", "#B0BEC5", "#B0BEC5", "#B0BEC5", "#B0BEC5", "#B0BEC5", "#B0BEC5", "#B0BEC5", "#B0BEC5", "#B0BEC5", "#B0BEC5", "#B0BEC5", "#B0BEC5", "#B0BEC5", "#B0BEC5", "red", "#B0BEC5", "#B0BEC5", "#B0BEC5"]]}], "label": "Topic 42", "method": "update"}, {"args": [{"marker.color": [["#B0BEC5", "#B0BEC5", "#B0BEC5", "#B0BEC5", "#B0BEC5", "#B0BEC5", "#B0BEC5", "#B0BEC5", "#B0BEC5", "#B0BEC5", "#B0BEC5", "#B0BEC5", "#B0BEC5", "#B0BEC5", "#B0BEC5", "#B0BEC5", "#B0BEC5", "#B0BEC5", "#B0BEC5", "#B0BEC5", "#B0BEC5", "#B0BEC5", "#B0BEC5", "#B0BEC5", "#B0BEC5", "#B0BEC5", "#B0BEC5", "#B0BEC5", "#B0BEC5", "#B0BEC5", "#B0BEC5", "#B0BEC5", "#B0BEC5", "#B0BEC5", "#B0BEC5", "#B0BEC5", "#B0BEC5", "#B0BEC5", "#B0BEC5", "#B0BEC5", "#B0BEC5", "#B0BEC5", "#B0BEC5", "red", "#B0BEC5", "#B0BEC5"]]}], "label": "Topic 43", "method": "update"}, {"args": [{"marker.color": [["#B0BEC5", "#B0BEC5", "#B0BEC5", "#B0BEC5", "#B0BEC5", "#B0BEC5", "#B0BEC5", "#B0BEC5", "#B0BEC5", "#B0BEC5", "#B0BEC5", "#B0BEC5", "#B0BEC5", "#B0BEC5", "#B0BEC5", "#B0BEC5", "#B0BEC5", "#B0BEC5", "#B0BEC5", "#B0BEC5", "#B0BEC5", "#B0BEC5", "#B0BEC5", "#B0BEC5", "#B0BEC5", "#B0BEC5", "#B0BEC5", "#B0BEC5", "#B0BEC5", "#B0BEC5", "#B0BEC5", "#B0BEC5", "#B0BEC5", "#B0BEC5", "#B0BEC5", "#B0BEC5", "#B0BEC5", "#B0BEC5", "#B0BEC5", "#B0BEC5", "#B0BEC5", "#B0BEC5", "#B0BEC5", "#B0BEC5", "red", "#B0BEC5"]]}], "label": "Topic 44", "method": "update"}, {"args": [{"marker.color": [["#B0BEC5", "#B0BEC5", "#B0BEC5", "#B0BEC5", "#B0BEC5", "#B0BEC5", "#B0BEC5", "#B0BEC5", "#B0BEC5", "#B0BEC5", "#B0BEC5", "#B0BEC5", "#B0BEC5", "#B0BEC5", "#B0BEC5", "#B0BEC5", "#B0BEC5", "#B0BEC5", "#B0BEC5", "#B0BEC5", "#B0BEC5", "#B0BEC5", "#B0BEC5", "#B0BEC5", "#B0BEC5", "#B0BEC5", "#B0BEC5", "#B0BEC5", "#B0BEC5", "#B0BEC5", "#B0BEC5", "#B0BEC5", "#B0BEC5", "#B0BEC5", "#B0BEC5", "#B0BEC5", "#B0BEC5", "#B0BEC5", "#B0BEC5", "#B0BEC5", "#B0BEC5", "#B0BEC5", "#B0BEC5", "#B0BEC5", "#B0BEC5", "red"]]}], "label": "Topic 45", "method": "update"}]}], "title": {"font": {"color": "Black", "size": 22}, "text": "<b>Intertopic Distance Map</b>", "x": 0.5, "xanchor": "center", "y": 0.95, "yanchor": "top"}, "width": 650, "xaxis": {"anchor": "y", "domain": [0, 1], "range": [-9.899, 19.91], "title": {"text": ""}, "visible": false}, "yaxis": {"anchor": "x", "domain": [0, 1], "range": [-11.18, 23.42], "title": {"text": ""}, "visible": false}}}
